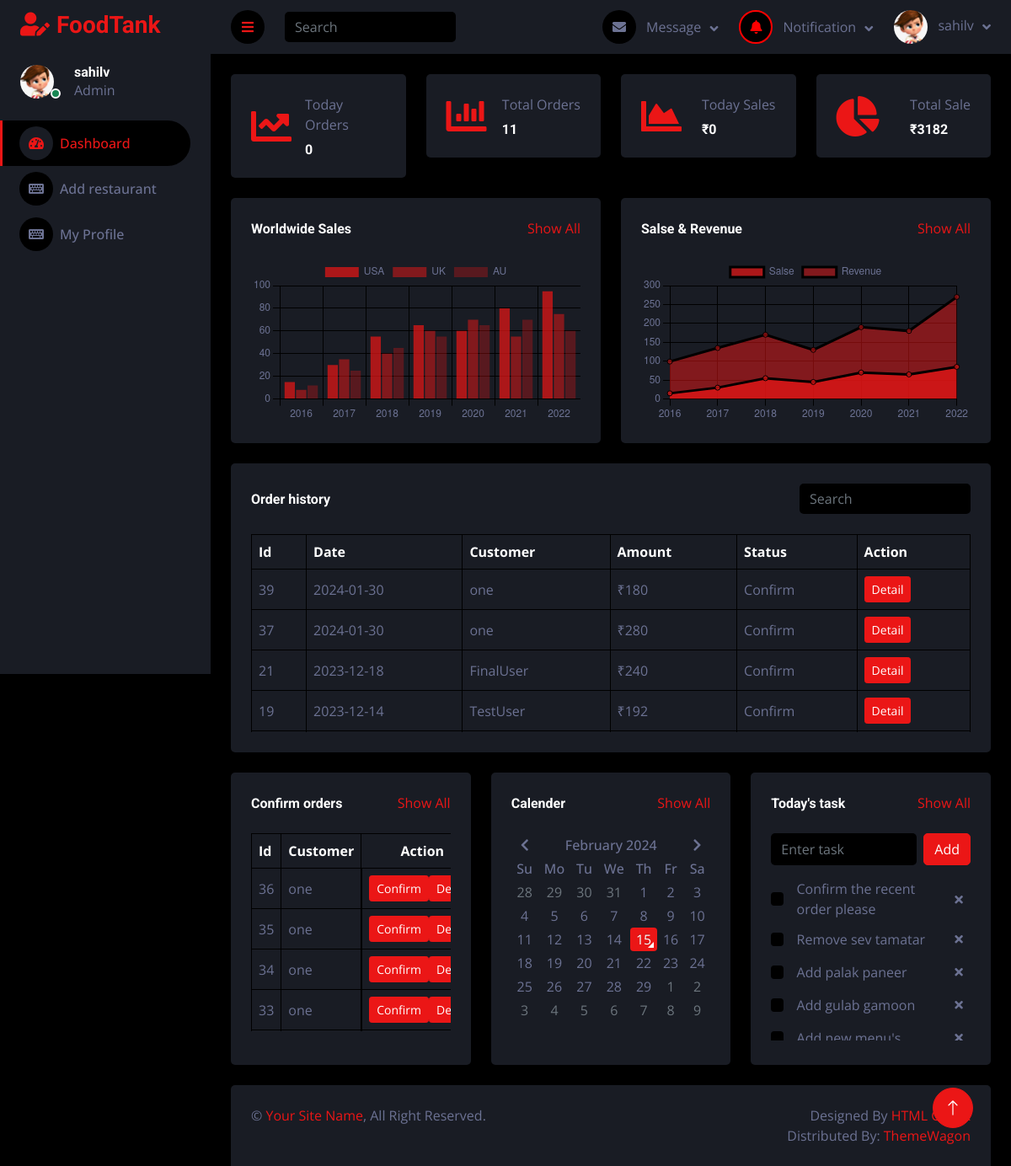
The page /foodprovider/dashboard/ (signed in) on the database as committed earlier.
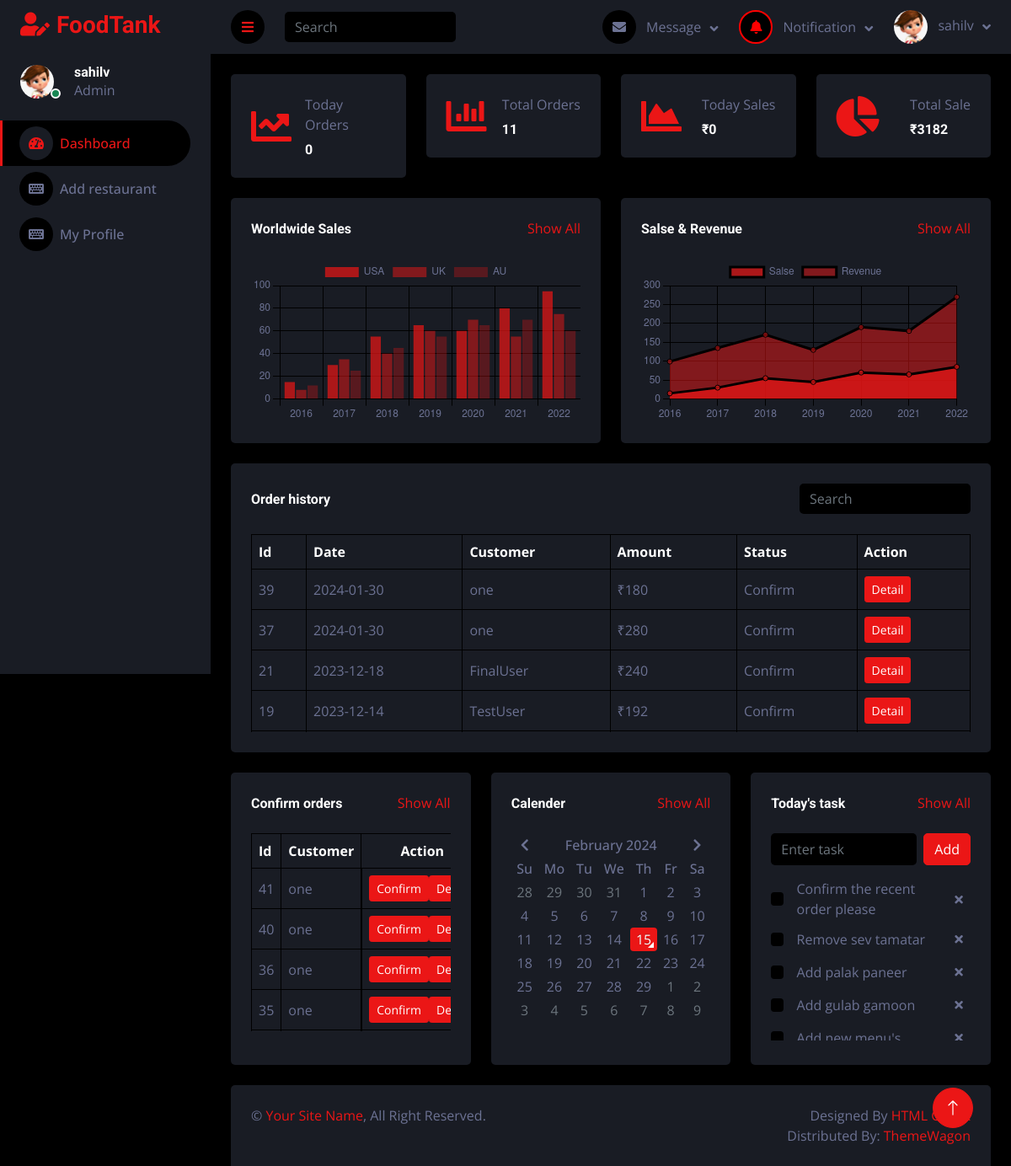
The same page on the database as committed later.
### order/models.py (models this page shows, shortened)
class Order(models.Model):
    order_id = models.AutoField(primary_key=True)
    user = models.ForeignKey(User, on_delete=models.CASCADE,
                        limit_choices_to={'user_type':'Customer'})
    restaurant = models.ForeignKey(Restaurant, on_delete=models.CASCADE)
    is_confirmed = models.BooleanField(default=False)
    estimated_time = models.DateTimeField(blank=True, null=True)
    driver = models.ForeignKey(Driver, on_delete=models.SET_NULL, null=True, blank=True)
    transaction_id = models.CharField(max_length=255, null=True, blank=True)
    total_bill = models.IntegerField(blank=True, null=True)
    payment_method = models.CharField(max_length=255, blank=True, null=True, choices=payment_choices)
    order_date = models.DateTimeField(auto_now_add=True, blank=True, null=True)
    deliveryAddress = models.ForeignKey(Address, on_delete=models.CASCADE, blank=True, null=True)

### user/models.py (models this page shows)
class User(AbstractUser):
    mobile = models.CharField(max_length=255, unique=False)
    user_type = models.CharField(max_length=255, choices=USER_TYPE)
    profile = models.ImageField(upload_to="profilePicture/", blank=True, null=True)

### restaurant/models.py (models this page shows, shortened)
class Todo(models.Model):
    user = models.ForeignKey(User, on_delete=models.CASCADE, blank=True, null=True)
    done = models.BooleanField(default=False)
    note = models.CharField(max_length=255, blank=True, null=True)

### restaurant/views.py (the view)
# urls.py: path("dashboard/", views.adminDashboard, name="dashboard"),
def adminDashboard(request):
    if not request.user.is_authenticated or not request.user.user_type == "Foodprovider":
        return redirect("/foodprovider/adminSignin/")
    if request.method == 'POST':
        note = request.POST.get('note', '')
        data = Todo.objects.create(user=request.user, note=note)
        data.save()
        return JsonResponse({"status":"success"})
    restaurant_admin = User.objects.get(username=request.user)
    restaurant_data = Restaurant.objects.filter(user=restaurant_admin)
    userRestaurant = Restaurant.objects.filter(user=request.user)
    myOrders = Order.objects.filter(restaurant__in=userRestaurant).order_by('-order_id')
    totalOrder = 0
    totalAmount = 0
    for i in myOrders:
        if i.total_bill != None:
            if i.is_confirmed:
                totalOrder += 1
                totalAmount += i.total_bill
    todayAmount = 0
    todayOrder = 0
    today = date.today()
    for i in myOrders:
        if i.total_bill != None:
            if str(i.order_date)[0:10] == str(today):
                if i.is_confirmed:
                    todayAmount += i.total_bill
                    todayOrder += 1
    context = {
        'my_restaurant' : restaurant_data,
        'myOrders' : myOrders,
        'totalAmount' : totalAmount,
        'todayAmount' : todayAmount,
        'myTask' : Todo.objects.filter(user=request.user).order_by("-id"),
        'totalOrder': totalOrder,
        'todayOrder' : todayOrder
    }
    return render(request, 'restaurant_admin/index.html', context)

### restaurant/context_processors.py (called while the page is built)
def navbar_context(request):
    try:
        restaurant = Restaurant.objects.get(user=request.user)
        notification = Notification.objects.filter(restaurant=restaurant)
        return {'navbar_data': notification}
    except:
        return {'navbar_data': 1}

### templates/restaurant_admin/index.html (shortened to what the changed rows need)
{% extends '../base2.html' %}
{% block content %}
{% load static %}
<div class="container-fluid position-relative d-flex p-0">
    <div class="content">
        <div class="container-fluid pt-4 px-4">
            <div class="bg-secondary text-center rounded p-4">
                <div class="table-responsive hideScroll hideScroll1">
                    <table id="addData" class="table text-start align-middle table-bordered table-hover mb-0">
                        <thead>
                            <tr class="text-white">
                                <th scope="col">Id</th>
                                <th scope="col">Date</th>
                                <th scope="col">Customer</th>
                                <th scope="col">Amount</th>
                                <th scope="col">Status</th>
                                <th scope="col">Action</th>
                            </tr>
                        </thead>
                        <tbody>
                            {% for data in myOrders %}
                                {% if data.is_confirmed == True %}
                                    <tr>
                                        <td>{{data.order_id}}</td>
                                        <td>{{data.order_date|date:"Y-m-d"}}</td>
                                        <td>{{data.user.username}}</td>
                                        <td>₹{{data.total_bill}}</td>
                                        <td>
                                            {% if data.is_confirmed == True %}
                                                Confirm
                                            {% endif %}
                                        </td>
                                        <td><a class="btn btn-sm btn-primary" href="/foodprovider/restaurantOrder/{{data.order_id}}">Detail</a></td>
                                    </tr>
                                {% endif %}
                            {% endfor %}
                        </tbody>
                    </table>
                </div>
            </div>
        </div>
        <div class="container-fluid pt-4 px-4">
            <div class="row g-4">
                <div class="col-sm-12 col-md-6 col-xl-4">
                    <div class="h-100 rounded p-4 bg-secondary">
                        <div class="d-flex align-items-center py-3 bg-secondary">
                            <div class="w-100 hideScroll hideScroll2">
                                <table class="table text-start align-middle table-bordered table-hover mb-0">
                                    <thead>
                                        <tr class="text-white">
                                            <th scope="col">Id</th>
                                            <th scope="col">Customer</th>
                                            <th scope="col" class="text-center">Action</th>
                                        </tr>
                                    </thead>
                                    <tbody>
                                        {% for data in myOrders %}
                                            {% if data.is_confirmed == False %}
                                                <tr class="orderData">
                                                    <td>{{data.order_id}}</td>
                                                    <td>{{data.user.username}}</td>
                                                    <td class="d-flex justify-content-evenly">
                                                        <a href="/foodprovider/confirmOrder/{{data.order_id}}" class="btn btn-sm btn-primary orderConfirm" order-id="{{data.order_id}}" order-price="{{data.total_bill}}">Confirm</a>
                                                        <a href="/foodprovider/restaurantOrder/{{data.order_id}}" class="btn btn-sm btn-primary">Detail</a>
                                                    </td>
                                                </tr>
                                            {% endif %}
                                        {% endfor %}
                                    </tbody>
                                </table>
                            </div>
                        </div>
                    </div>
                </div>
                <div class="col-sm-12 col-md-6 col-xl-4">
                    <div class="h-100 p-4 rounded bg-secondary">
                        <section id="todoData" class="hideScroll hideScroll3">
                            {% for data in myTask %}
                            <div class="d-flex align-items-center pt-2" id="removeDiv">
                                <input class="form-check-input m-0" type="checkbox">
                                <div class="w-100 ms-3">
                                    <div class="d-flex w-100 align-items-center justify-content-between">
                                        <span>{{data.note}}</span>
                                        <a href="/foodprovider/deleteTask/{{data.id}}" class="btn btn-sm deleteTask" task-id="{{data.id}}"><i class="fa fa-times"></i></a>
                                    </div>
                                </div>
                            </div>
                        {% endfor %}
                        </section>
                    </div>
                </div>
            </div>
        </div>
    </div>
</div>
{% endblock content %}

Rows that differ between the two databases and show on the page:
no longer on this page (row unchanged): Order: order_id "34", user.username "one", shown under "Confirm orders"
no longer on this page (row unchanged): Order: order_id "33", user.username "one", shown under "Confirm orders"
added Order: order_id "41", user.username "one", shown under "Confirm orders"
added Order: order_id "40", user.username "one", shown under "Confirm orders"
